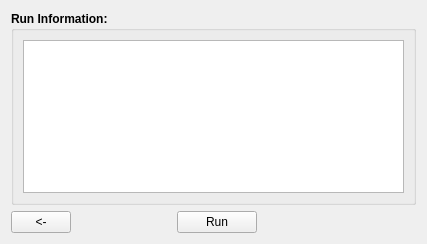
<?xml version="1.0" encoding="UTF-8"?>
<ui version="4.0">
 <class>Simulation_Tab5_RunTab</class>
 <widget class="QWidget" name="Simulation_Tab5_RunTab">
  <property name="geometry">
   <rect>
    <x>0</x>
    <y>0</y>
    <width>427</width>
    <height>244</height>
   </rect>
  </property>
  <property name="windowTitle">
   <string>Form</string>
  </property>
  <layout class="QVBoxLayout" name="verticalLayout">
   <item>
    <widget class="QGroupBox" name="Simulation_Tab6_RunGB">
     <property name="font">
      <font>
       <weight>75</weight>
       <bold>true</bold>
      </font>
     </property>
     <property name="title">
      <string>Run Information:</string>
     </property>
     <layout class="QVBoxLayout" name="verticalLayout_4">
      <item>
       <widget class="QTextEdit" name="Simulation_Tab6_RunTE"/>
      </item>
     </layout>
    </widget>
   </item>
   <item>
    <layout class="QHBoxLayout" name="horizontalLayout_88">
     <item>
      <widget class="QPushButton" name="Simulation_Tab6_PrevPB">
       <property name="sizePolicy">
        <sizepolicy hsizetype="Fixed" vsizetype="Fixed">
         <horstretch>0</horstretch>
         <verstretch>0</verstretch>
        </sizepolicy>
       </property>
       <property name="minimumSize">
        <size>
         <width>60</width>
         <height>0</height>
        </size>
       </property>
       <property name="maximumSize">
        <size>
         <width>60</width>
         <height>16777215</height>
        </size>
       </property>
       <property name="toolTip">
        <string>Go to the previous page</string>
       </property>
       <property name="statusTip">
        <string>Go to the previous page</string>
       </property>
       <property name="text">
        <string>&lt;-</string>
       </property>
      </widget>
     </item>
     <item>
      <spacer name="horizontalSpacer_100">
       <property name="orientation">
        <enum>Qt::Horizontal</enum>
       </property>
       <property name="sizeHint" stdset="0">
        <size>
         <width>40</width>
         <height>20</height>
        </size>
       </property>
      </spacer>
     </item>
     <item>
      <widget class="QPushButton" name="Simulation_Tab6_RunPB">
       <property name="enabled">
        <bool>true</bool>
       </property>
       <property name="toolTip">
        <string>Run Simulation</string>
       </property>
       <property name="statusTip">
        <string>Run Simulation</string>
       </property>
       <property name="text">
        <string>Run</string>
       </property>
      </widget>
     </item>
     <item>
      <spacer name="verticalSpacer_46">
       <property name="orientation">
        <enum>Qt::Horizontal</enum>
       </property>
       <property name="sizeType">
        <enum>QSizePolicy::Expanding</enum>
       </property>
       <property name="sizeHint" stdset="0">
        <size>
         <width>48</width>
         <height>20</height>
        </size>
       </property>
      </spacer>
     </item>
     <item>
      <spacer name="horizontalSpacer">
       <property name="orientation">
        <enum>Qt::Horizontal</enum>
       </property>
       <property name="sizeType">
        <enum>QSizePolicy::Fixed</enum>
       </property>
       <property name="sizeHint" stdset="0">
        <size>
         <width>60</width>
         <height>20</height>
        </size>
       </property>
      </spacer>
     </item>
    </layout>
   </item>
  </layout>
 </widget>
 <resources/>
 <connections/>
</ui>
